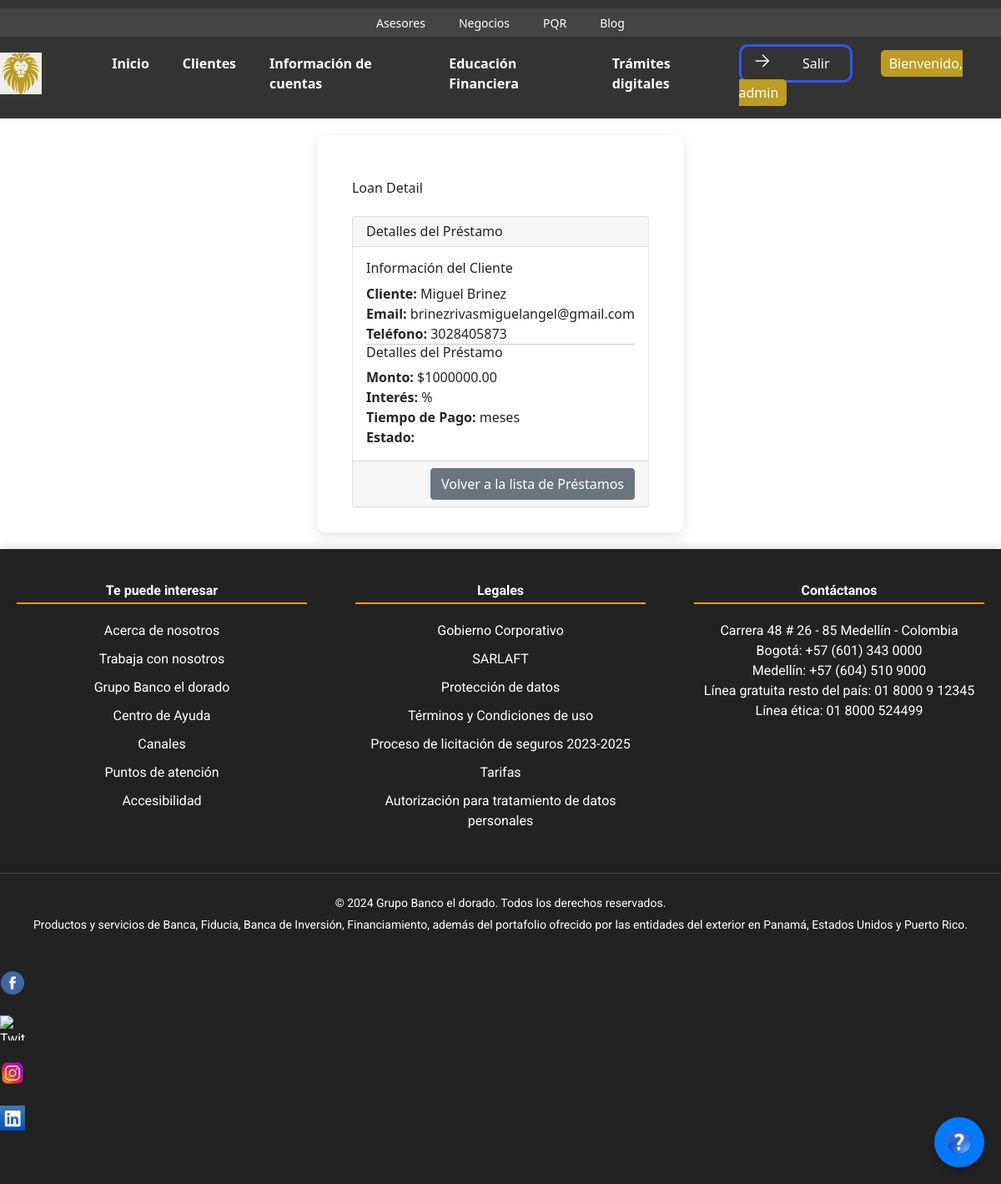
/loans/4/ (signed in), run on the app's committed database.
### blog/models.py (models this page shows, shortened)
class Loan(models.Model):
    client = models.ForeignKey(Client, on_delete=models.CASCADE, related_name='loans')
    amount = models.DecimalField(max_digits=10, decimal_places=2)
    interest_rate = models.DecimalField(max_digits=5, decimal_places=2)
    repayment_term = models.IntegerField(help_text="Número de meses para el reembolso")
    created_at = models.DateTimeField(auto_now_add=True)
    updated_at = models.DateTimeField(auto_now=True)
    class Meta:
        ordering = ['-created_at']

class Client(models.Model):
    class Status(models.TextChoices):
        OWE = 'O', 'OWE'
        NODEBT = 'ND', 'NODEBT'
    name = models.CharField(max_length=100)
    image = models.URLField(blank=True)
    imageSave = models.ImageField(blank=True)
    email = models.EmailField()
    phone_number = models.CharField(max_length=15)
    address = models.CharField(max_length=200)
    created_at = models.DateTimeField(auto_now_add=True)
    updated_at = models.DateTimeField(auto_now=True)
    status = models.CharField(max_length=2,
                              choices=Status.choices,
                              default=Status.NODEBT)  # Estado del cliente por defecto en 'OWE' (deuda)
    class Meta:
        ordering = ['-created_at']
        indexes = [
            models.Index(fields=['-created_at']),
        ]

### blog/views.py (the view)
# urls.py: path('loans/<int:id>/', views.loan_detail, name='loan_detail'),
@login_required
def loan_detail(request, id):
    loan = get_object_or_404(Loan, id=id)
    return render(request, 'loan/loan_detail.html', {'loan': loan})

### blog/templates/loan/loan_detail.html
{% extends "base.html" %}
{% block content %}
<div class="container mt-4">
    <h2 class="mb-4">Loan Detail</h2>
    <div class="card">
        <div class="card-header">
            <h5 class="mb-0">Detalles del Préstamo</h5>
        </div>
        <div class="card-body">
            <h6 class="card-title">Información del Cliente</h6>
            <p class="card-text"><strong>Cliente:</strong> {{ loan.client.name }}</p>
            <p class="card-text"><strong>Email:</strong> {{ loan.client.email }}</p>
            <p class="card-text"><strong>Teléfono:</strong> {{ loan.client.phone_number }}</p>
            <hr>
            <h6 class="card-title">Detalles del Préstamo</h6>
            <p class="card-text"><strong>Monto:</strong> ${{ loan.amount }}</p>
            <p class="card-text"><strong>Interés:</strong> {{ loan.interest }}%</p>
            <p class="card-text"><strong>Tiempo de Pago:</strong> {{ loan.duration }} meses</p>
            <p class="card-text"><strong>Estado:</strong> {{ loan.status }}</p>
        </div>
        <div class="card-footer text-right">
            <a href="{% url 'blog:loan_list' %}" class="btn btn-secondary">Volver a la lista de Préstamos</a>
        </div>
    </div>
</div>
{% endblock %}

### blog/templates/base.html (shortened to what this page needs)
{% load static %}
<!DOCTYPE html>
<html lang="es">
<head>
    <link href="{% static 'css/body.css' %}" rel="stylesheet">
    <link href="{% static 'css/adminw.css' %}" rel="stylesheet">
    <link href="https://cdn.jsdelivr.net/npm/bootstrap@5.1.3/dist/css/bootstrap.min.css" rel="stylesheet">
    <link href="{% static 'css/chatbot.css' %}" rel="stylesheet">
    <link rel="stylesheet" href="https://cdnjs.cloudflare.com/ajax/libs/font-awesome/5.15.4/css/all.min.css">
    <script src="https://cdn.tailwindcss.com"></script>
</head>
<body>
    <header>
        <div class="top-menu">
            <ul>
                <li><a href="/asesores/">Asesores</a></li>
                <li><a href="/negocios/">Negocios</a></li>
                <li><a href="/pqr/">PQR</a></li>
                <li><a href="/blog/">Blog</a></li>
            </ul>
        </div>
        <div class="header-container">
            <div class="logo">
                <img src="{% static 'images/logo.png' %}" alt="Logo">
            </div>
            <nav>
                <ul>
                    <li><a href="/">Inicio</a></li>
                    <li><a href="/clients/">Clientes</a></li>
                    <li><a href="/get-card-info">Información de cuentas</a></li>
                    <li><a href="/educacion/">Educación Financiera</a>
                    </li>
                    <li><a href="/tramites/">Trámites digitales</a></li>
                </ul>
            </nav>
            <div class="user-info">
                {% if user.is_authenticated %}
                    <button class="custom-button" onclick="window.location.href='/logout/'">
                        <svg xmlns="http://www.w3.org/2000/svg" fill="none" viewBox="0 0 24 24" stroke-width="1.5" stroke="currentColor" class="w-6 h-6">
                            <path stroke-linecap="round" stroke-linejoin="round" d="M4.5 12h15m0 0l-6.75-6.75M19.5 12l-6.75 6.75"></path>
                        </svg>
                        <div class="custom-text">
                            Salir
                        </div>
                    </button>
                    <span class="welcome-message" style="margin-left: 30px; background-color: #BC9C22; padding: 5px 10px; border-radius: 5px; animation: fadeIn 1s;">
                        Bienvenido, {{ user.username }}
                    </span>
                {% endif %}
            </div>
        </div>
    </header>
    <div id="content">
        {% block content %}{% endblock %}
    </div>
    <footer class="footer">
        <div class="footer-container">
            <div class="footer-section">
                <h4>Te puede interesar</h4>
                <ul>
                    <li><a href="#">Acerca de nosotros</a></li>
                    <li><a href="#">Trabaja con nosotros</a></li>
                    <li><a href="#">Grupo Banco el dorado</a></li>
                    <li><a href="#">Centro de Ayuda</a></li>
                    <li><a href="#">Canales</a></li>
                    <li><a href="#">Puntos de atención</a></li>
                    <li><a href="#">Accesibilidad</a></li>
                </ul>
            </div>
            <div class="footer-section">
                <h4>Legales</h4>
                <ul>
                    <li><a href="#">Gobierno Corporativo</a></li>
                    <li><a href="#">SARLAFT</a></li>
                    <li><a href="#">Protección de datos</a></li>
                    <li><a href="#">Términos y Condiciones de uso</a></li>
                    <li><a href="#">Proceso de licitación de seguros 2023-2025</a></li>
                    <li><a href="#">Tarifas</a></li>
                    <li><a href="#">Autorización para tratamiento de datos personales</a></li>
                </ul>
            </div>
            <div class="footer-section">
                <h4>Contáctanos</h4>
                <p>Carrera 48 # 26 - 85 Medellín - Colombia</p>
                <p>Bogotá: +57 (601) 343 0000</p>
                <p>Medellín: +57 (604) 510 9000</p>
                <p>Línea gratuita resto del país: 01 8000 9 12345</p>
                <p>Línea ética: 01 8000 524499</p>
            </div>
        </div>
        <div class="footer-bottom">
            <p>&copy; 2024 Grupo Banco el dorado. Todos los derechos reservados.</p>
            <p>Productos y servicios de Banca, Fiducia, Banca de Inversión, Financiamiento, además del portafolio ofrecido por las entidades del exterior en Panamá, Estados Unidos y Puerto Rico.</p>
            <div class="social-media">
                <a href="#"><img src="{% static 'images/facebook.png' %}" alt="Facebook"></a>
                <a href="#"><img src="{% static 'images/x.png' %}" alt="Twitter"></a>
                <a href="#"><img src="{% static 'images/instagram.png' %}" alt="Instagram"></a>
                <a href="#"><img src="{% static 'images/linked.png' %}" alt="LinkedIn"></a>
            </div>
        </div>
    </footer>
    <div class="help-button">
        <a href="https://www.userlike.com/umc/#/inbox/81431049">
            <img src="{% static 'images/help.png' %}" alt="Ayuda">
        </a>
    </div>
</body>
</html>

### blog/static/css/body.css (style rules this page uses)
body { font-family: 'Roboto', sans-serif; background-color: #f4f4f4; margin: 0; padding: 0; width: 100%; animation: fadeIn 1s ease-in-out; }
.logo { width: 10%; height: auto; }
header { background-color: #333; color: #fff; padding: 10px 0; position: relative; z-index: 1000; }
.header-container { max-width: 1200px; margin: 0 auto; display: flex; justify-content: space-between; align-items: center; }
.logo img { max-width: 50px; }
nav { display: flex; align-items: center; }
nav ul { display: flex; list-style: none; margin: 0; padding: 0; }
nav ul li { margin: 0 15px; }
nav ul li a { color: #fff; text-decoration: none; font-weight: bold; transition: color 0.3s; }
.top-menu { background-color: #444; padding: 5px 0; text-align: center; }
.top-menu ul { display: flex; justify-content: center; margin: 0; padding: 0; list-style: none; }
.top-menu ul li { margin: 0 20px; }
.top-menu ul li a { color: #fff; text-decoration: none; font-size: 14px; transition: color 0.3s; }
nav { margin: 20px 0; }
nav ul { list-style-type: none; padding: 0; display: flex; justify-content: center; }
nav ul li { margin: 0 20px; }
nav ul li a { color: white; text-decoration: none; font-weight: bold; transition: color 0.3s ease; }
#content { max-width: 900px; margin: 20px auto; padding: 30px; background: white; border-radius: 10px; box-shadow: 0 4px 15px rgba(0, 0, 0, 0.1); animation: fadeIn 0.8s ease-in-out; }
footer { background: #4CAF50; color: white; text-align: center; padding: 20px; position: relative; bottom: 0; width: 100%; box-shadow: 0 -4px 10px rgba(0, 0, 0, 0.1); animation: slideUp 1s ease-in-out; }
.footer { background-color: #222; color: #fff; padding: 40px 0; font-family: 'Roboto', sans-serif; }
.footer-container { display: flex; justify-content: space-between; max-width: 1200px; margin: 0 auto; padding: 0 20px; }
.footer-section { width: 30%; }
.footer-section h4 { margin-bottom: 20px; font-weight: bold; border-bottom: 2px solid #f39c12; padding-bottom: 5px; }
.footer-section ul { list-style: none; padding: 0; }
.footer-section ul li { margin: 10px 0; }
.footer-section ul li a { color: #fff; text-decoration: none; transition: color 0.3s ease; }
.footer-bottom { text-align: center; margin-top: 40px; border-top: 1px solid #444; padding-top: 20px; }
.footer-bottom p { margin: 5px 0; font-size: 14px; }
.social-media { margin-top: 20px; }
.social-media a { margin: 0 10px; transition: transform 0.3s ease; }
.social-media img { width: 30px; height: 30px; }
.footer { animation: fadeIn 0.8s ease-in; }

### blog/static/css/adminw.css (style rules this page uses)
.custom-button { background-color: #ffffff00; color: #fff; width: 8.5em; height: 2.9em; border: #3654ff 0.2em solid; border-radius: 11px; text-align: right; transition: all 0.6s ease; }
.custom-button svg { width: 1.6em; margin: -0.2em 0.8em 1em; position: absolute; display: flex; transition: all 0.6s ease; }
.custom-text { margin: 0 1.5em; }
html, body { height: 100%; margin: 0; }
body { display: flex; flex-direction: column; }
#content { flex: 1; }
footer { background: #333; color: white; text-align: center; padding: 20px; }

### blog/static/css/chatbot.css (style rules this page uses)
.help-button { position: fixed; bottom: 20px; right: 20px; background-color: #007bff; border-radius: 50%; width: 60px; height: 60px; display: flex; justify-content: center; align-items: center; cursor: pointer; box-shadow: 0px 4px 8px rgba(0, 0, 0, 0.2); }
.help-button img { width: 30px; height: 30px; }

### data on the page
Loan: client.name "Miguel Brinez", client.email "brinezrivasmiguelangel@gmail.com", client.phone_number "3028405873", amount "1000000.00"

### other printed values
{{ user.username }} "admin"
